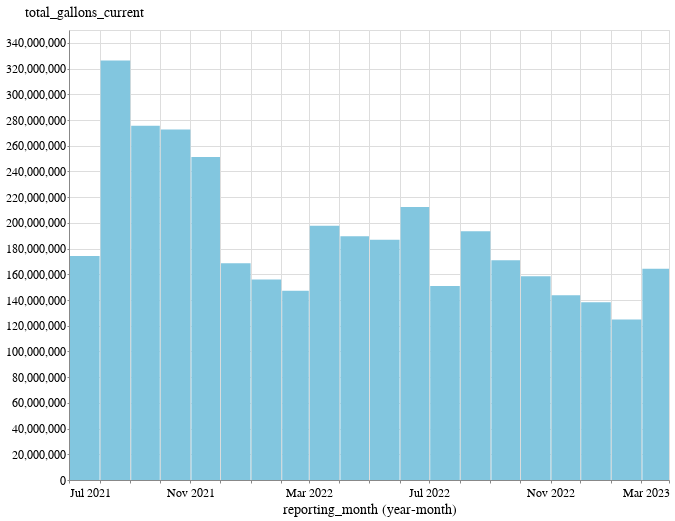

Write notebook code for a chart like this one.
### Code cell
alt.Chart(
    complete_data[complete_data.supplier_name.str.contains("El Segundo")]
).mark_bar().encode(
    x=alt.X('yearmonth(reporting_month):T'),
    y="total_gallons_current",
    tooltip=["reporting_month"]
).properties(width=600)

### Figure 1 — Vega-Lite specification as saved in the notebook (floating-point values rounded to 4 significant figures)
{"config": {"view": {"width": 800, "height": 450}, "background": "#ffffff", "title": {"anchor": "start", "font": "BentonGothic-Bold, sans", "fontColor": "#000000", "fontSize": 22, "fontWeight": "normal"}, "arc": {"fill": "#82c6df"}, "area": {"fill": "#82c6df"}, "line": {"stroke": "#82c6df", "strokeWidth": 3}, "path": {"stroke": "#82c6df"}, "rect": {"fill": "#82c6df"}, "shape": {"stroke": "#82c6df"}, "bar": {"fill": "#82c6df"}, "point": {"stroke": "#82c6df"}, "symbol": {"fill": "#82c6df", "size": 30}, "axis": {"titleFont": "BentonGothic-Bold, sans", "titleFontSize": 14, "titleFontWeight": "normal", "labelFont": "BentonGothic, sans", "labelFontSize": 12, "labelFontWeight": "normal"}, "axisX": {"labelAngle": 0, "labelPadding": 4, "tickSize": 3}, "axisY": {"labelBaseline": "middle", "maxExtent": 45, "minExtent": 45, "tickSize": 2, "titleAlign": "left", "titleAngle": 0, "titleX": -45, "titleY": -11}, "legend": {"titleFont": "BentonGothic-Bold, sans", "titleFontSize": 14, "titleFontWeight": "normal", "symbolType": "square", "labelFont": "BentonGothic, sans", "labelFontSize": 13}, "range": {"category": ["#3580b1", "#ec8431", "#ab7fb4", "#c89d29", "#adc839", "#829eb1"], "diverging": ["#e68a4f", "#f4bb6a", "#f9e39c", "#dadfe2", "#a6b7c6", "#849eae"], "heatmap": ["#fbf2c7", "#f9e39c", "#f8d36e", "#f4bb6a", "#e68a4f", "#d15a40", "#ab4232"], "ordinal": ["#fbf2c7", "#f9e39c", "#f8d36e", "#f4bb6a", "#e68a4f", "#d15a40", "#ab4232"], "ramp": ["#fbf2c7", "#f9e39c", "#f8d36e", "#f4bb6a", "#e68a4f", "#d15a40", "#ab4232"]}}, "data": {"name": "data-1a7840aaa1ce0fda5050bdebdac97019"}, "mark": "bar", "encoding": {"tooltip": [{"field": "reporting_month", "type": "temporal"}], "x": {"field": "reporting_month", "timeUnit": "yearmonth", "type": "temporal"}, "y": {"field": "total_gallons_current", "type": "quantitative"}}, "width": 600, "$schema": "https://vega.github.io/schema/vega-lite/v4.17.0.json", "datasets": {"data-1a7840aaa1ce0fda5050bdebdac97019": [{"supplier_name": "El Segundo City of", "reporting_month": "2023-02-15T00:00:00", "public_water_system_id": "CA1910040", "county": "Los Angeles", "hydrologic_region": "South Coast", "climate_zone": 6, "total_population_served": 17272, "total_gallons_current": 164300000.0, "calculated_r_gpcd": 50.97, "total_gallons_baseline": 154800000.0, "gallons_pct_change": 0.0615, "state": "Statewide"}, {"supplier_name": "El Segundo City of", "reporting_month": "2023-01-15T00:00:00", "public_water_system_id": "CA1910040", "county": "Los Angeles", "hydrologic_region": "South Coast", "climate_zone": 6, "total_population_served": 17272, "total_gallons_current": 124900000.0, "calculated_r_gpcd": 34.99, "total_gallons_baseline": 131500000.0, "gallons_pct_change": -0.05022, "state": "Statewide"}, {"supplier_name": "El Segundo City of", "reporting_month": "2022-12-15T00:00:00", "public_water_system_id": "CA1910040", "county": "Los Angeles", "hydrologic_region": "South Coast", "climate_zone": 6, "total_population_served": 16654, "total_gallons_current": 138200000.0, "calculated_r_gpcd": 40.15, "total_gallons_baseline": 142900000.0, "gallons_pct_change": -0.03289, "state": "Statewide"}, {"supplier_name": "El Segundo City of", "reporting_month": "2022-11-15T00:00:00", "public_water_system_id": "CA1910040", "county": "Los Angeles", "hydrologic_region": "South Coast", "climate_zone": 6, "total_population_served": 17272, "total_gallons_current": 143600000.0, "calculated_r_gpcd": 41.57, "total_gallons_baseline": 132900000.0, "gallons_pct_change": 0.08095, "state": "Statewide"}, {"supplier_name": "El Segundo City of", "reporting_month": "2022-10-15T00:00:00", "public_water_system_id": "CA1910040", "county": "Los Angeles", "hydrologic_region": "South Coast", "climate_zone": 6, "total_population_served": 17272, "total_gallons_current": 158400000.0, "calculated_r_gpcd": 44.38, "total_gallons_baseline": 168800000.0, "gallons_pct_change": -0.06145, "state": "Statewide"}, {"supplier_name": "El Segundo City of", "reporting_month": "2022-09-15T00:00:00", "public_water_system_id": "CA1910040", "county": "Los Angeles", "hydrologic_region": "South Coast", "climate_zone": 6, "total_population_served": 17272, "total_gallons_current": 171000000.0, "calculated_r_gpcd": 49.5, "total_gallons_baseline": 171900000.0, "gallons_pct_change": -0.005327, "state": "Statewide"}, {"supplier_name": "El Segundo City of", "reporting_month": "2022-08-15T00:00:00", "public_water_system_id": "CA1910040", "county": "Los Angeles", "hydrologic_region": "South Coast", "climate_zone": 6, "total_population_served": 17272, "total_gallons_current": 193400000.0, "calculated_r_gpcd": 54.19, "total_gallons_baseline": 189600000.0, "gallons_pct_change": 0.02019, "state": "Statewide"}, {"supplier_name": "El Segundo City of", "reporting_month": "2022-07-15T00:00:00", "public_water_system_id": "CA1910040", "county": "Los Angeles", "hydrologic_region": "South Coast", "climate_zone": 6, "total_population_served": 16654, "total_gallons_current": 150900000.0, "calculated_r_gpcd": 43.84, "total_gallons_baseline": 132600000.0, "gallons_pct_change": 0.1376, "state": "Statewide"}, {"supplier_name": "El Segundo City of", "reporting_month": "2022-06-15T00:00:00", "public_water_system_id": "CA1910040", "county": "Los Angeles", "hydrologic_region": "South Coast", "climate_zone": 6, "total_population_served": 16654, "total_gallons_current": 212400000.0, "calculated_r_gpcd": 63.77, "total_gallons_baseline": 134100000.0, "gallons_pct_change": 0.5835, "state": "Statewide"}, {"supplier_name": "El Segundo City of", "reporting_month": "2022-05-15T00:00:00", "public_water_system_id": "CA1910040", "county": "Los Angeles", "hydrologic_region": "South Coast", "climate_zone": 6, "total_population_served": 16654, "total_gallons_current": 186900000.0, "calculated_r_gpcd": 54.3, "total_gallons_baseline": 131700000.0, "gallons_pct_change": 0.4195, "state": "Statewide"}, {"supplier_name": "El Segundo City of", "reporting_month": "2022-04-15T00:00:00", "public_water_system_id": "CA1910040", "county": "Los Angeles", "hydrologic_region": "South Coast", "climate_zone": 6, "total_population_served": 16654, "total_gallons_current": 189500000.0, "calculated_r_gpcd": 73.59, "total_gallons_baseline": 140300000.0, "gallons_pct_change": 0.3508, "state": "Statewide"}, {"supplier_name": "El Segundo City of", "reporting_month": "2022-03-15T00:00:00", "public_water_system_id": "CA1910040", "county": "Los Angeles", "hydrologic_region": "South Coast", "climate_zone": 6, "total_population_served": 16654, "total_gallons_current": 197700000.0, "calculated_r_gpcd": 67.02, "total_gallons_baseline": 150700000.0, "gallons_pct_change": 0.312, "state": "Statewide"}, {"supplier_name": "El Segundo City of", "reporting_month": "2022-02-15T00:00:00", "public_water_system_id": "CA1910040", "county": "Los Angeles", "hydrologic_region": "South Coast", "climate_zone": 6, "total_population_served": 16654, "total_gallons_current": 147200000.0, "calculated_r_gpcd": 71.96, "total_gallons_baseline": 154800000.0, "gallons_pct_change": -0.04929, "state": "Statewide"}, {"supplier_name": "El Segundo City of", "reporting_month": "2022-01-15T00:00:00", "public_water_system_id": "CA1910040", "county": "Los Angeles", "hydrologic_region": "South Coast", "climate_zone": 6, "total_population_served": 16654, "total_gallons_current": 156000000.0, "calculated_r_gpcd": 63.44, "total_gallons_baseline": 131500000.0, "gallons_pct_change": 0.1861, "state": "Statewide"}, {"supplier_name": "El Segundo City of", "reporting_month": "2021-12-15T00:00:00", "public_water_system_id": "CA1910040", "county": "Los Angeles", "hydrologic_region": "South Coast", "climate_zone": 6, "total_population_served": 16654, "total_gallons_current": 168600000.0, "calculated_r_gpcd": 71.85, "total_gallons_baseline": 142900000.0, "gallons_pct_change": 0.18, "state": "Statewide"}, {"supplier_name": "El Segundo City of", "reporting_month": "2021-11-15T00:00:00", "public_water_system_id": "CA1910040", "county": "Los Angeles", "hydrologic_region": "South Coast", "climate_zone": 6, "total_population_served": 16654, "total_gallons_current": 251200000.0, "calculated_r_gpcd": 75.42, "total_gallons_baseline": 132900000.0, "gallons_pct_change": 0.8908, "state": "Statewide"}, {"supplier_name": "El Segundo City of", "reporting_month": "2021-10-15T00:00:00", "public_water_system_id": "CA1910040", "county": "Los Angeles", "hydrologic_region": "South Coast", "climate_zone": 6, "total_population_served": 16654, "total_gallons_current": 272600000.0, "calculated_r_gpcd": 79.2, "total_gallons_baseline": 168800000.0, "gallons_pct_change": 0.6149, "state": "Statewide"}, {"supplier_name": "El Segundo City of", "reporting_month": "2021-09-15T00:00:00", "public_water_system_id": "CA1910040", "county": "Los Angeles", "hydrologic_region": "South Coast", "climate_zone": 6, "total_population_served": 16654, "total_gallons_current": 275500000.0, "calculated_r_gpcd": 82.72, "total_gallons_baseline": 171900000.0, "gallons_pct_change": 0.6027, "state": "Statewide"}, {"supplier_name": "El Segundo City of", "reporting_month": "2021-08-15T00:00:00", "public_water_system_id": "CA1910040", "county": "Los Angeles", "hydrologic_region": "South Coast", "climate_zone": 6, "total_population_served": 16654, "total_gallons_current": 326200000.0, "calculated_r_gpcd": 88.46, "total_gallons_baseline": 189600000.0, "gallons_pct_change": 0.7204, "state": "Statewide"}, {"supplier_name": "El Segundo City of", "reporting_month": "2021-07-15T00:00:00", "public_water_system_id": "CA1910040", "county": "Los Angeles", "hydrologic_region": "South Coast", "climate_zone": 6, "total_population_served": 16654, "total_gallons_current": 174200000.0, "calculated_r_gpcd": 84.34, "total_gallons_baseline": 132600000.0, "gallons_pct_change": 0.313, "state": "Statewide"}]}}
